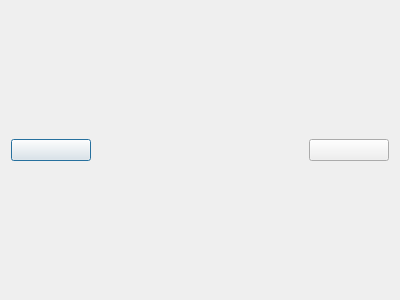
<?xml version="1.0" encoding="UTF-8"?>
<ui version="4.0">
 <class>PicShow</class>
 <widget class="QDialog" name="PicShow">
  <property name="geometry">
   <rect>
    <x>0</x>
    <y>0</y>
    <width>400</width>
    <height>300</height>
   </rect>
  </property>
  <property name="windowTitle">
   <string>Dialog</string>
  </property>
  <layout class="QVBoxLayout" name="verticalLayout">
   <item>
    <layout class="QGridLayout" name="gridLayout">
     <item row="1" column="0">
      <widget class="QWidget" name="widget" native="true">
       <property name="minimumSize">
        <size>
         <width>80</width>
         <height>0</height>
        </size>
       </property>
       <property name="maximumSize">
        <size>
         <width>80</width>
         <height>16777215</height>
        </size>
       </property>
       <layout class="QVBoxLayout" name="verticalLayout_2">
        <property name="leftMargin">
         <number>0</number>
        </property>
        <property name="topMargin">
         <number>0</number>
        </property>
        <property name="rightMargin">
         <number>0</number>
        </property>
        <property name="bottomMargin">
         <number>0</number>
        </property>
        <item>
         <widget class="PicButton" name="btn_previous">
          <property name="text">
           <string/>
          </property>
         </widget>
        </item>
       </layout>
      </widget>
     </item>
     <item row="1" column="4">
      <widget class="QWidget" name="widget_2" native="true">
       <property name="minimumSize">
        <size>
         <width>80</width>
         <height>0</height>
        </size>
       </property>
       <property name="maximumSize">
        <size>
         <width>80</width>
         <height>16777215</height>
        </size>
       </property>
       <layout class="QVBoxLayout" name="verticalLayout_3">
        <property name="leftMargin">
         <number>0</number>
        </property>
        <property name="topMargin">
         <number>0</number>
        </property>
        <property name="rightMargin">
         <number>0</number>
        </property>
        <property name="bottomMargin">
         <number>0</number>
        </property>
        <item>
         <widget class="PicButton" name="btn_next">
          <property name="text">
           <string/>
          </property>
         </widget>
        </item>
       </layout>
      </widget>
     </item>
     <item row="0" column="2">
      <spacer name="verticalSpacer">
       <property name="orientation">
        <enum>Qt::Vertical</enum>
       </property>
       <property name="sizeHint" stdset="0">
        <size>
         <width>20</width>
         <height>40</height>
        </size>
       </property>
      </spacer>
     </item>
     <item row="1" column="2">
      <widget class="QLabel" name="label">
       <property name="text">
        <string/>
       </property>
      </widget>
     </item>
     <item row="1" column="1">
      <spacer name="horizontalSpacer">
       <property name="orientation">
        <enum>Qt::Horizontal</enum>
       </property>
       <property name="sizeHint" stdset="0">
        <size>
         <width>40</width>
         <height>20</height>
        </size>
       </property>
      </spacer>
     </item>
     <item row="1" column="3">
      <spacer name="horizontalSpacer_2">
       <property name="orientation">
        <enum>Qt::Horizontal</enum>
       </property>
       <property name="sizeHint" stdset="0">
        <size>
         <width>40</width>
         <height>20</height>
        </size>
       </property>
      </spacer>
     </item>
     <item row="2" column="2">
      <spacer name="verticalSpacer_2">
       <property name="orientation">
        <enum>Qt::Vertical</enum>
       </property>
       <property name="sizeHint" stdset="0">
        <size>
         <width>20</width>
         <height>40</height>
        </size>
       </property>
      </spacer>
     </item>
    </layout>
   </item>
  </layout>
 </widget>
 <customwidgets>
  <customwidget>
   <class>PicButton</class>
   <extends>QPushButton</extends>
   <header>picbutton.h</header>
  </customwidget>
 </customwidgets>
 <resources/>
 <connections/>
</ui>
